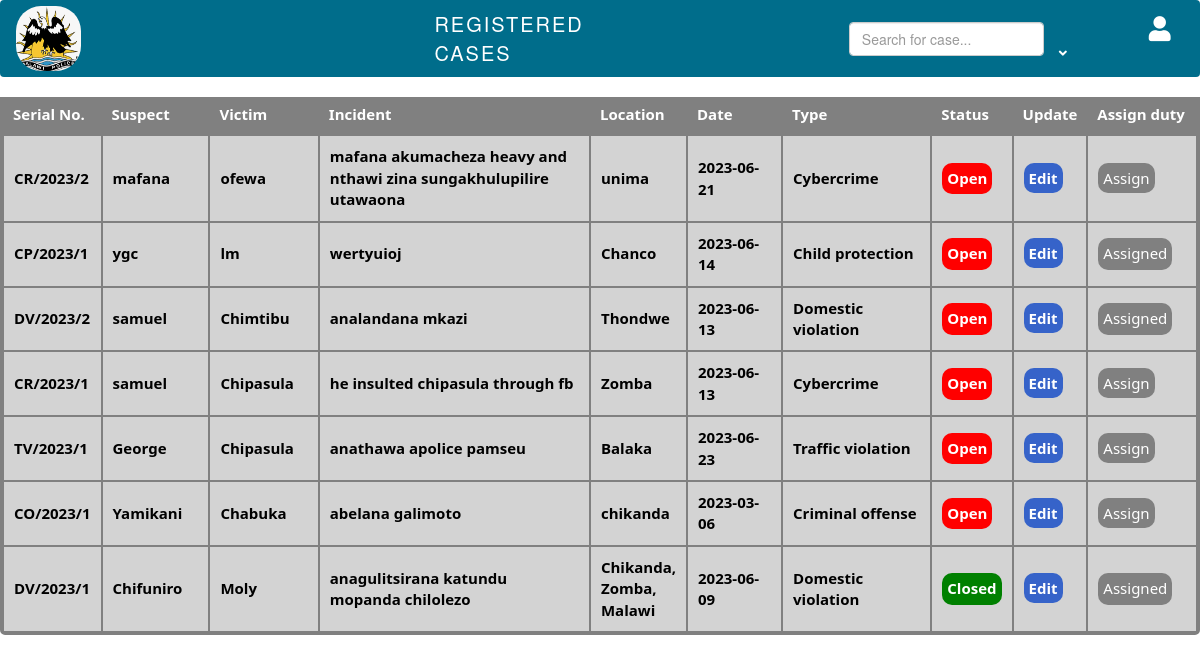
The app's page /cases/View_cases.php with its own data.
### tables this page shows
CREATE TABLE `cases` (
  `serial_no` varchar(10) NOT NULL,
  `suspect_name` text NOT NULL,
  `victim_name` text NOT NULL,
  `incident` varchar(10000) NOT NULL,
  `location` varchar(100) NOT NULL,
  `date` date NOT NULL,
  `type` varchar(50) NOT NULL,
  `file` binary(255) NOT NULL,
  `status` text NOT NULL,
  `id` int(11) NOT NULL
);

### cases/View_cases.php (the view, shortened to what this page needs)
<!DOCTYPE html>
<html>
<head>
<link rel="stylesheet" href="https://cdnjs.cloudflare.com/ajax/libs/font-awesome/5.15.3/css/all.min.css">
<link rel="stylesheet" href="https://cdn.jsdelivr.net/npm/bootstrap@5.0.0/css/bootstrap.min.css">
<link rel="stylesheet" href="https://cdn.jsdelivr.net/npm/bootstrap@5.0.0/dist/css/bootstrap.min.css">
<link rel="stylesheet" href="https://maxcdn.bootstrapcdn.com/bootstrap/4.3.1/css/bootstrap.min.css">
<link rel="stylesheet" href="https://maxcdn.bootstrapcdn.com/bootstrap/3.3.7/css/bootstrap.min.css">
</head>
<body>
<header>
<nav class="navbar navbar-expand-lg" style="background-color: rgb(0, 109, 139);">
<div class="log">
      <img src="../home/policeLog.PNG" style="height: 65px; width: 65px; margin-left: 5px; border-radius: 25px;  margin-top: 0px;">
    </div>
<span class="recordedcases">REGISTERED CASES</span>
      <form method="POST" action="View_cases.php" class="form-inline my-2 my-lg-0">
  <input class="form-control mr-sm-2"  id="myInput" type="text" placeholder="Search for case..." aria-label="Search" name="search" >
</form>
<li class="nav-item dropdown" style="margin-left: 0px;">
                    <a  class="nav-link" href="#"  id="profileDropdown" role="button" data-toggle="dropdown" aria-haspopup="true" aria-expanded="false">
                        <i class="fas fa-user" style="font-size: 25px; margin-left: 90px; color: white;"></i>
                        <i class="fas fa-angle-down" style=" color: white; font-size: small; font-weight: 550; transition: transform 0.3s;"></i>
                    </a>
                    </li>
    </nav>
</header>
<div style="height: 600px; overflow-y: scroll; overflow-x: scroll;">
<table class="cases-table">
<tr>
    <th style="width: fit-content;">Serial No.</th>
    <th style="width: 10%;">Suspect</th>
    <th style="width: 10%;">Victim</th>
    <th style="width: 30%;">Incident</th>
    <th style="width: 5%;">Location</th>
    <th style="width: 10%;">Date</th>
    <th style="width: 15%;">Type</th>
    <th style="width: 5%;">Status</th>
    <th style="width: 5%;">Update</th>
    <th style="width: 15%;">Assign duty</th>
  </tr>
<?php
include('../db/Connections.php');
$records_per_page = 50;
$assignStatus='';
if (!isset($_GET['page'])) {
  $current_page = 1;
} else {
  $current_page = $_GET['page'];
}
$start_record = ($current_page - 1) * $records_per_page;
if (!empty($_POST['search'])) {
  $search = mysqli_real_escape_string($conn, $_POST['search']);
  $sql = "SELECT * FROM cases WHERE suspect_name LIKE '%$search%' OR victim_name LIKE '%$search%'  OR serial_no LIKE '%$search%' OR status LIKE '%$search%' OR type LIKE '%$search%' OR incident LIKE '%$search%' OR date LIKE '%$search%' ORDER BY id DESC LIMIT $start_record, $records_per_page";
} else {
  $sql = "SELECT * FROM cases ORDER BY id DESC LIMIT $start_record, $records_per_page";
}
$result = mysqli_query($conn, $sql);
echo '<div class="data-container ">';
if(mysqli_num_rows($result) <0){
  $message = "No case recorded.";
}
else if(mysqli_num_rows($result) >0) {
     $sql = "SELECT cases.*, duty.serial_no AS assigned_serial_no, COUNT(duty.serial_no) AS assignment_count,
     officers.first_name  AS firstName, officers.last_name AS lastName,
     officers.service_no AS service_no
     FROM cases
     LEFT JOIN duty ON cases.serial_no = duty.serial_no
     LEFT JOIN officers ON duty.service_no = officers.service_no
     GROUP BY cases.serial_no, officers.first_name
     ORDER BY cases.id DESC";
$result = mysqli_query($conn, $sql);
  while ($row = mysqli_fetch_assoc($result)) {
 echo '<tbody id="myTable">';
    echo "<tr>";
    echo "<td>" . $row['serial_no'] . "</td>";
    echo "<td>" . $row['suspect_name'] . "</td>";
    echo "<td>" . $row['victim_name'] . "</td>";
    echo "<td>" . $row['incident'] . "</td>";
    echo "<td>" . $row['location'] . "</td>";
    echo "<td>" . $row['date'] . "</td>";
    echo "<td>" . $row['type'] . "</td>";
    $fn = $row['firstName'];
    $ln = $row['lastName'];
    $statusColor = ($row['status'] == 'Open') ? 'red' : 'green';
echo "<td><div class='case-status' style='width: fit-content; color: white; background-color: $statusColor; padding: 5px; border-radius: 10px; font-weight: 700;'>" . $row['status'] . "</div></td>";
    echo "<td><a href='update_case.php?id=" . $row["id"] . "'style='color: white; background-color: #3663c9; text-decoration: none; border-radius: 10px; font-size: 15px; padding: 5px;'>Edit</a></td>";
    if (!empty($row['assigned_serial_no'])) {
       $assignStatus = "Assigned";
      $link = "#" ;
      $assignStatus = "Assigned";
}
   else if (empty($row['assigned_serial_no'])) {
      $assignStatus = "Assign";
      $link = "../duty/assign.php?id=" . $row["id"];
  } else if ($row['status'] == 'Closed') {
      $assignStatus = "Investigated";
      $link = "";
  }
  else{
    echo"Untracked";
  }
  echo "<td>";
  if($link ==''){
    echo "<a href='' class='assignment-count' style='color: white; background-color: gray; text-decoration: none; border-radius: 10px; font-size: 15px; font-weight: 500;padding: 5px;'>$assignStatus</a>";
  }
  else if ($link == "#") {
      echo "<a href='' class='assignment-count' title=' $fn $ln' style='color: white; background-color: gray; text-decoration: none; border-radius: 10px; font-size: 15px; font-weight: 500;padding: 5px;'>$assignStatus</a>";
    } else {
      echo "<a href='$link' style='color: white; background-color: gray; text-decoration: none; border-radius: 10px; font-size: 15px; font-weight: 500;padding: 5px;'>$assignStatus</a>";
  }
  echo "</td>";
  echo "</tr>";
  }
}
 else  {
$message = "No suspect, victim, serial or case type named  ".$_POST['search']." available";
echo "<div style='color: white; padding: 10px; font-size: 20px; font-weight: 300;'>" . $message . "</div>";
}
?>
</table>
</body>
</html>

### cases/View_cases.php (style rules this page uses)
body { background-color: white; }
form { margin-left: 15%; }
.recordedcases { font-weight: 100; margin-left: 30%; color: white; font-size: 20px; letter-spacing: 2px; word-spacing: 10px; }
table { border-collapse: collapse; text-align: center; background-color: white; margin-top: -50px; border-collapse: separate; border-spacing: 1 10px; border: solid 3px gray; border-radius: 5px; }
td, th { border: 1px; padding: 10px; }
th { color: white; font-size: 15px; font-weight: 600; background-color: gray; }
td { background-color: lightgray; color: black; text-align: left; font-family: system-ui, -apple-system, BlinkMacSystemFont, 'Segoe UI', Roboto, Oxygen, Ubuntu, Cantarell, 'Open Sans', 'Helvetica Neue', sans-serif; font-size: 15px; border-bottom: solid 5px gray; border: solid 1px gray; }
td + td { margin-left: 10px; }
table tr:first-child { background-color: #ddd; font-weight: bold; font-size: 18px; font-family: system-ui, -apple-system, BlinkMacSystemFont, 'Segoe UI', Roboto, Oxygen, Ubuntu, Cantarell, 'Open Sans', 'Helvetica Neue', sans-serif; }
i { color: gray; }
li { list-style: none; }
.assignment-count { position: relative; display: inline-block; }

### records on screen
cases: serial_no "CR/2023/2", suspect_name "mafana", victim_name "ofewa", incident "mafana akumacheza heavy and nthawi zina sungakhulupilire utawaona", location "unima", date "2023-06-21", type "Cybercrime", status "Open", assignStatus "Assign"
cases: serial_no "CP/2023/1", suspect_name "ygc", victim_name "lm", incident "wertyuioj", location "Chanco", date "2023-06-14", type "Child protection", status "Open", assignStatus "Assigned"
cases: serial_no "DV/2023/2", suspect_name "samuel", victim_name "Chimtibu", incident "analandana mkazi", location "Thondwe", date "2023-06-13", type "Domestic violation", status "Open", assignStatus "Assigned"
cases: serial_no "CR/2023/1", suspect_name "samuel", victim_name "Chipasula", incident "he insulted chipasula through fb", location "Zomba", date "2023-06-13", type "Cybercrime", status "Open", assignStatus "Assign"
cases: serial_no "TV/2023/1", suspect_name "George", victim_name "Chipasula", incident "anathawa apolice pamseu", location "Balaka", date "2023-06-23", type "Traffic violation", status "Open", assignStatus "Assign"
cases: serial_no "CO/2023/1", suspect_name "Yamikani", victim_name "Chabuka", incident "abelana galimoto", location "chikanda", date "2023-03-06", type "Criminal offense", status "Open", assignStatus "Assign"
cases: serial_no "DV/2023/1", suspect_name "Chifuniro", victim_name "Moly", incident "anagulitsirana katundu mopanda chilolezo", location "Chikanda, Zomba, Malawi", date "2023-06-09", type "Domestic violation", status "Closed", assignStatus "Assigned"
